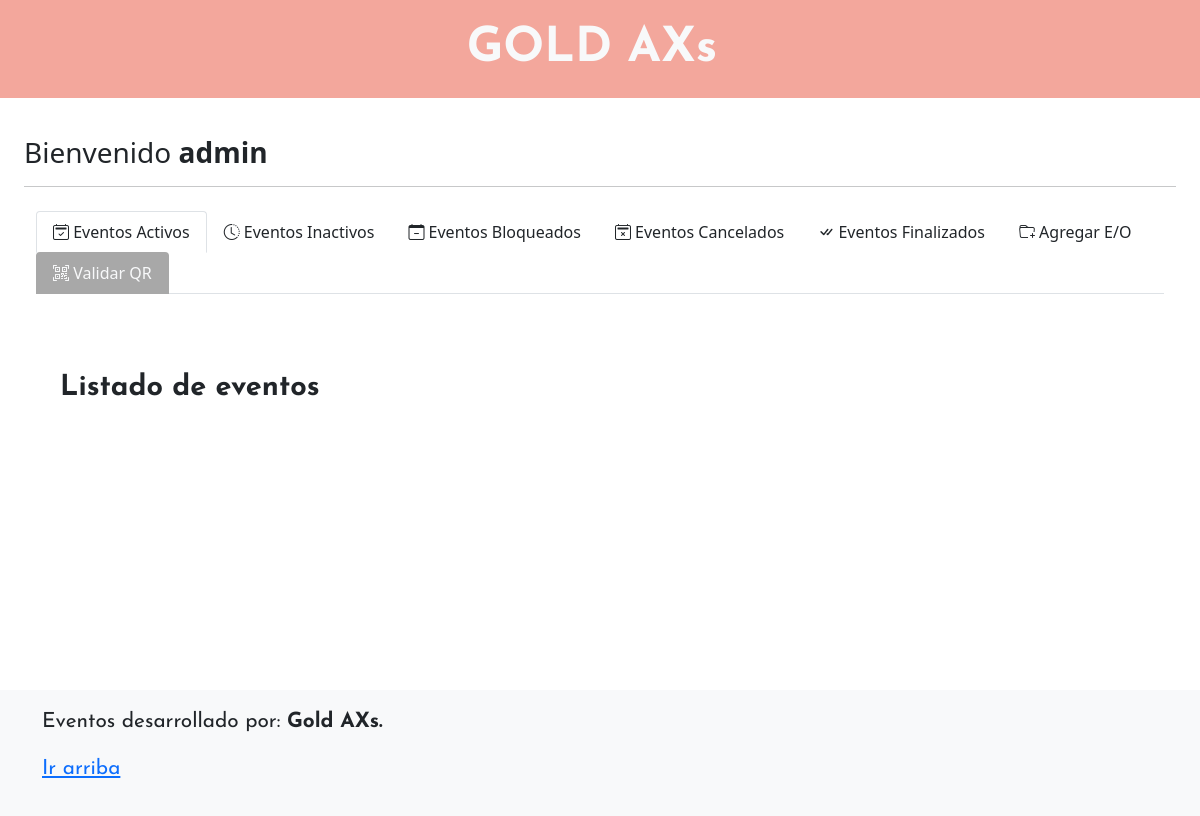
Page /index.php (signed in) on the earlier database version.
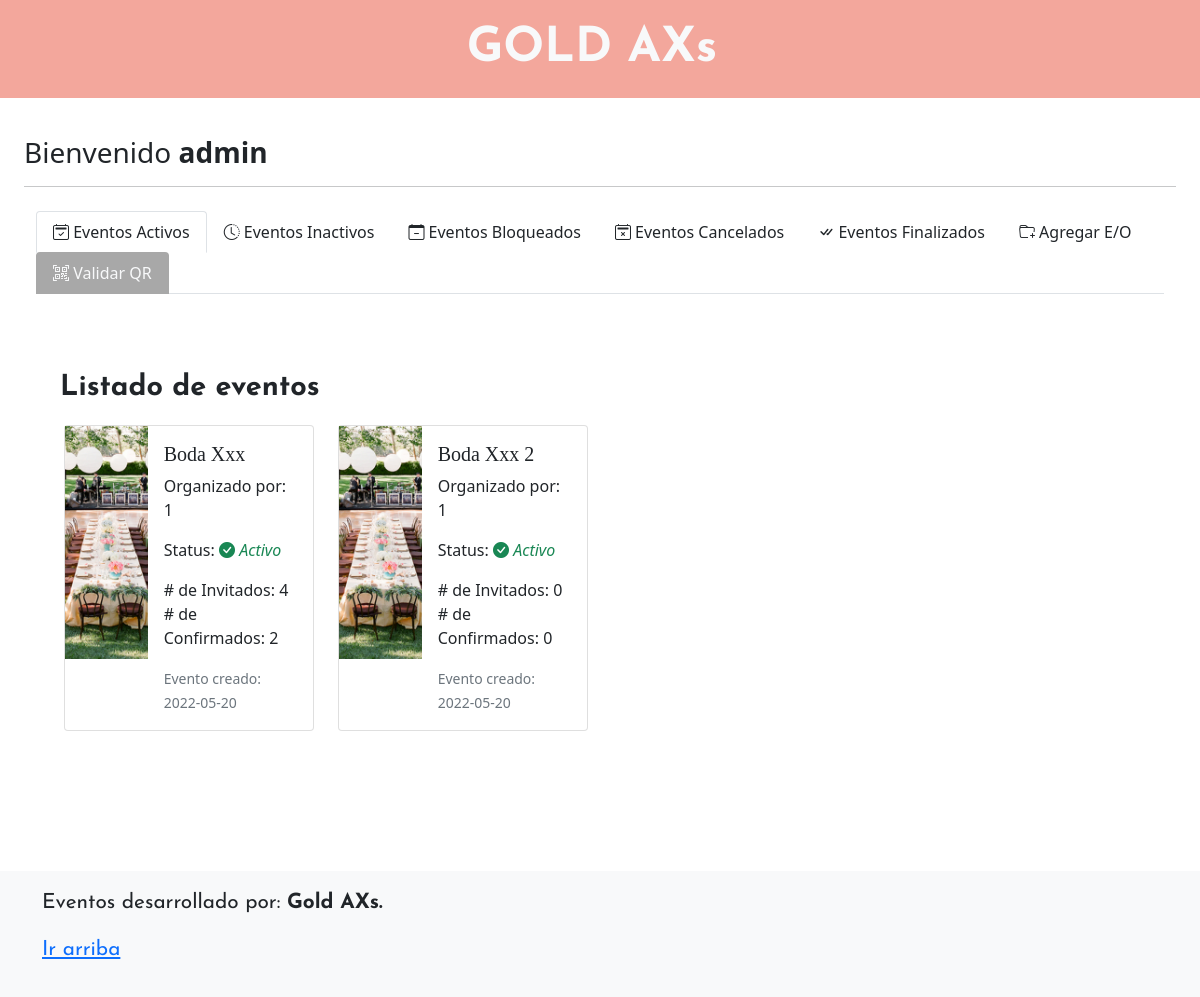
Same page on the later database version.
### tables this page shows
CREATE TABLE `eventos` (
  `id` int(11) NOT NULL,
  `nombre_e` varchar(50) NOT NULL,
  `tipo_e` varchar(20) NOT NULL,
  `status_e` varchar(10) NOT NULL,
  `fecha_e` date NOT NULL,
  `id_organizador` int(11) NOT NULL
);

### prcd/query/qwery_eventos.php (called while the page is built)
<?php
$sqlEvent = "SELECT * FROM eventos WHERE id_organizador='$id' AND status_e = 1";
$sqlResultEvent = $conn->query($sqlEvent);
?>

### index.php (the view, shortened to what this page needs)
<?php
    $id = $_SESSION['id'];
    $nombre = $_SESSION['nombre'];
    include('prcd/qconn/qc.php');
?>
<!doctype html>
<html lang="es">
<head>
    <link rel="stylesheet" href="https://cdn.jsdelivr.net/npm/bootstrap-icons@1.8.1/font/bootstrap-icons.css">
    <link href="../assets/dist/css/bootstrap.min.css" rel="stylesheet">
    <link href="blog.css" rel="stylesheet">
    <link href="navbar-top-fixed.css" rel="stylesheet">
</head>
<nav class="navscroll navbar navbar-expand-md fixed-top" style="background-color:#f3a79c">
    <div class="container-fluid justify-content-center">
        <a class="navbar-brand text-light" style="font-size:3rem; font-family: 'Josefin Sans', sans-serif;" href="#"><strong>GOLD AXs </strong></a>
    </div>
</nav>
<body class="d-flex flex-column min-vh-100 mt-3">
    <main class="container-fluid w-100 mt-5 mb-5">
        <div class="container-fluid w-100 mb-3">
            <p class="h3">Bienvenido <strong><?php echo $nombre ?></strong></p>
            <hr>
            <nav class="navbar navbar-expand-md">
                <div class="container-fluid justify-content-center">
                    <div class="collapse navbar-collapse" id="navbarNav">
                        <ul class="nav nav-tabs">
                            <li class="nav-item">
                                <a class="nav-link text-dark active" aria-current="page" href="index.php"><i class="bi bi-calendar2-check"></i> Eventos Activos</a>
                            </li>
                            <li class="nav-item">
                                <a class="nav-link text-dark" href="e-inactivos.php"><i class="bi bi-clock-history"></i> Eventos Inactivos</a>
                            </li>
                            <li class="nav-item">
                                <a class="nav-link text-dark" href="e-bloqueados.php"><i class="bi bi-calendar-minus"></i> Eventos Bloqueados</a>
                            </li>
                            <li class="nav-item">
                                <a class="nav-link text-dark" href="e-cancelados.php"><i class="bi bi-calendar2-x"></i> Eventos Cancelados</a>
                            </li>
                            <li class="nav-item">
                                <a class="nav-link text-dark" href="e-finalizados.php"><i class="bi bi-check-all"></i> Eventos Finalizados</a>
                            </li>
                            <li class="nav-item">
                                <a class="nav-link text-dark" href="addnew.php"><i class="bi bi-folder-plus"></i> Agregar E/O</a>
                            </li>
                            <li class="nav-item">
                                <a href="qrvalidar.php" class="nav-link text-light" style="background-color: #A8A8A8"><i class="bi bi-qr-code-scan"></i> Validar QR</a>
                            </li>
                        </ul>
                    </div>
                </div>
            </nav>
        </div>
        <div class="p-4 p-md-5 mb-4 text-dark rounded">
            <div class="col-sm-6 px-0">
                <a style="font-size: 1.8rem; font-family: 'Josefin Sans', sans-serif;"><strong>Listado de
                        eventos</strong></a>
            </div>
            <div class="container-fluid rounded-3 p-1 mt-2">
                <div class="mt-1">
                    <div class="row">
                        <?php
                        include('prcd/query/qwery_eventos.php');
                        while ($rowSqlEvent = $sqlResultEvent->fetch_assoc()){
                            echo'
                            <div class="col-sm-3">
                                <a href="home_events.html" class="text-dark" style="text-decoration: none;">
                                <div class="card mb-3" style="max-width: 540px;">
                                    <div class="row g-0">
                                        <div class="col-sm-4">
                                            <img src="img/evento.png" style="width: 100%; height: 233px; object-fit: cover; object-position:center; background-repeat: no-repeat;" alt="...">
                                        </div>
                                        <div class="col-sm-8">
                                            <div class="card-body">
                                                <h5 class="card-title">'.$rowSqlEvent['nombre_e'].'</h5>
                                                <p>Organizado por: '.$rowSqlEvent['id_organizador'].'</p>';
                                                if($rowSqlEvent['status_e'] == 1){
                                                    echo '<p class="card-text">Status: <i class="bi bi-check-circle-fill text-success"> Activo</i></p>';
                                                }
                                                else{
                                                    echo '<p class="card-text">Status: <i class="bi bi-check-circle-fill text-danger"> Inactivo</i></p>';
                                                }
                                                $idEvento = $rowSqlEvent['id'];
                                                $sqlContarEvento = "SELECT * FROM invitados WHERE id_evento = '$idEvento'";
                                                $sqlResultContarE = $conn->query($sqlContarEvento);
                                                $rowInvitado = $sqlResultContarE->num_rows;
                                                $sqlContarConfirmado = "SELECT * FROM invitados WHERE id_evento = '$idEvento' AND confirmacion = 1";
                                                $sqlResultContarConfirmado = $conn->query($sqlContarConfirmado);
                                                $rowConfirmado = $sqlResultContarConfirmado->num_rows;
                                                echo '<p class="card-text mt-0"># de Invitados: '.$rowInvitado.' <br># de Confirmados: '.$rowConfirmado.'</p>
                                                <p class="card-text"><small class="text-muted">Evento creado: '.$rowSqlEvent['fecha_e'].'</small></p>
                                            </div>
                                        </div>
                                    </div>
                                </div>
                                </a>
                            </div>';
                        }
                        ?>
                    </div>
                </div>
            </div>
        </div>
    </main>
    <footer class="footer mt-auto py-3 bg-light"
        style="font-size:1.3rem; font-family: 'Josefin Sans', sans-serif;">
        <div class="container">
            <p>Eventos desarrollado por: <strong>Gold AXs.</strong>
            </p>
            <p>
                <a href="#">Ir arriba</a>
            </p>
        </div>
    </footer>
</body>
</html>

### blog.css (style rules this page uses)
h1, h2, h3, h4, h5, h6 { font-family: "Playfair Display", Georgia, "Times New Roman", serif; }

### navbar-top-fixed.css (style rules this page uses)
body { min-height: 75rem; padding-top: 4.5rem; }

### index.php (style rules this page uses)
.navbar-brand { color: #7B8DAB; }
.navscroll { background-color: rgba(0, 0, 0, 0.9); color: yellow; transition: background-color 500ms, color 500ms; text-decoration: none; }

Differences in the rows shown:
now on this page (row edited): eventos: nombre_e "Boda Xxx", id_organizador "1", shows "Status:", status_e "Activo", rowInvitado "4", rowConfirmado "2", fecha_e "2022-05-20"
now on this page (row edited): eventos: nombre_e "Boda Xxx 2", id_organizador "1", shows "Status:", status_e "Activo", rowInvitado "0", rowConfirmado "0", fecha_e "2022-05-20"
